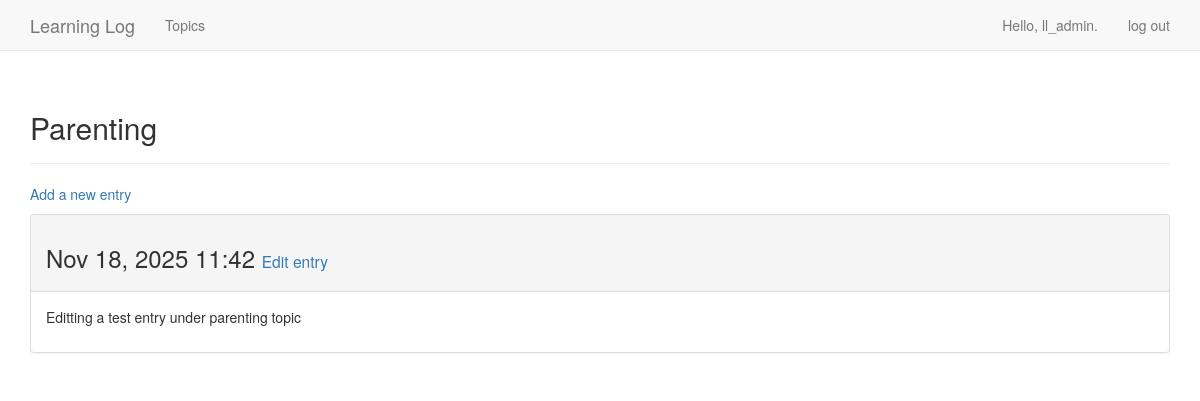
Screenshot of /topics/5/ (signed in) with the database file from the repository.
### learning_logs/models.py (models this page shows, shortened)
class Topic(models.Model):
    text = models.CharField(max_length=200)
    date_added = models.DateTimeField(auto_now_add=True)
    owner = models.ForeignKey(User, on_delete=models.CASCADE)
    def __str__(self):
        return self.text

class Entry(models.Model):
    topic = models.ForeignKey(Topic, on_delete=models.CASCADE)
    text = models.TextField()
    date_added = models.DateTimeField(auto_now_add=True)
    class Meta:
        verbose_name_plural = 'entries'

### learning_logs/views.py (the view)
# urls.py: path("topics/<int:topic_id>/", views.topic, name="topic"),
@login_required
def topic(request, topic_id):
    topic = Topic.objects.get(id=topic_id)
    check_topic_owner(request, topic)
    entries = topic.entry_set.order_by('-date_added')  # type: ignore
    context = {'topic': topic, 'entries': entries}
    return render(request, 'learning_logs/topic.html', context)

### learning_logs/views.py (called while the page is built)
def check_topic_owner(request, topic):
    if topic.owner != request.user:
        raise Http404

### learning_logs/templates/learning_logs/topic.html
{% extends "learning_logs/base.html" %}
{% block header %}
  <h2>{{ topic }}</h2>
{% endblock header %}
{% block content %}
  <p>
    <a href="{% url 'learning_logs:new_entry' topic.id %}">Add a new entry</a>
  </p>
  {% for entry in entries %}
    <div class="panel panel-default">
      <div class="panel-heading">
        <h3>
          {{ entry.date_added|date:'M d, Y H:i' }}
          <small>
            <a href="{% url 'learning_logs:edit_entry' entry.id %}">Edit entry</a>
          </small>
        </h3>
      </div>
      <div class="panel-body">
        {{ entry.text|linebreaks }}
      </div>
    </div>
    {% empty %}
      There are no entries for this topic yet.
    {% endfor %}
{% endblock content %}

### learning_logs/templates/learning_logs/base.html (shortened to what this page needs)
{% load bootstrap3 %}
<!DOCTYPE html>
<html lang="en">
  <head>
    {% bootstrap_css %}
  </head>
  <body>
    <nav class="navbar navbar-default navbar-static-top">
      <div class="container">
        <div class="navbar-header">
          <a class="navbar-brand" href="{% url 'learning_logs:index' %}">
            Learning Log</a>
        </div>
        <div id="navbar" class="navbar-collapse collapse">
          <ul class="nav navbar-nav">
            <li><a href="{% url 'learning_logs:topics' %}">Topics</a></li>
          </ul>
          <ul class="nav navbar-nav navbar-right">
            {% if user.is_authenticated %}
              <li><a>Hello, {{ user.username }}.</a></li>
              <li><a href="{% url 'users:logout' %}">log out</a></li>
            {% else %}
              <li><a href="{% url 'users:register' %}">register</a></li>
              <li><a href="{% url 'users:login' %}">log in</a></li>
            {% endif %}
          </ul>
        </div>
      </div>
    </nav>
    <div class="container">
      <div class="page-header">
        {% block header %}{% endblock header %}
      </div>
      <div>
        {% block content %}{% endblock content %}
      </div>
    </div>
  </body>

### rows the page displays
Topic: text "Parenting"
Entry: date_added "Nov 18, 2025 11:42", text "Editting a test entry under parenting topic"

### other values shown
{{ user.username }} "ll_admin"
